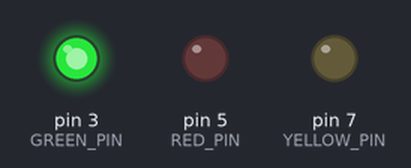
This program was run on a simulated Raspberry Pi (header pin numbers). Shown: output pins drawn as LEDs (lit = HIGH).

Above: at 0.5 s.
At 3.0 s:
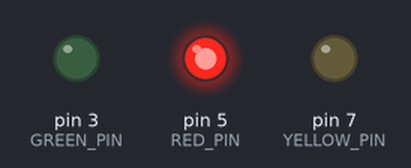
At 5.5 s:
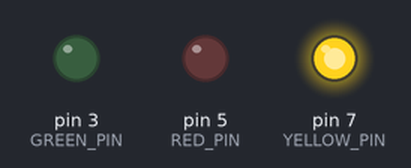
At 6.7 s:
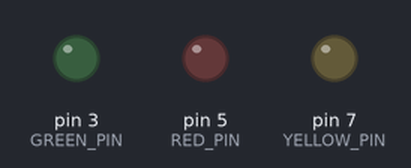
Timing chart, 0 to 9.8 s (numbered marks = the images above):
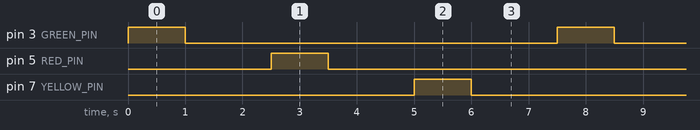

The program:

raspB.py
```python
#author : Kunchala Anil(anilkunchalaece@gmail.com)
#Purpose : for Fiverr Gig
#Date : March 16 2016

import RPi.GPIO as GPIO #import the python Raspberry pi GPIO library
import time #import the python time library
import sys

GPIO.setmode (GPIO.BOARD) # use the Board Numbers as GPIO numbers
GPIO.setwarnings(False) # Off the GPIO Warnings

#assign the pin Numbers to the Leds
GREEN_PIN = 3
RED_PIN = 5
YELLOW_PIN = 7

#delayTime is the delay between On and Off of the Each LED
delayTime = 1
#intervalTime is the interval Between Two Led's
intervalTime = 1.5

while True :
	GPIO.setup(GREEN_PIN,GPIO.OUT)#set the Theree GPIO pins as Output Ports
	GPIO.setup(RED_PIN,GPIO.OUT)
	GPIO.setup(YELLOW_PIN,GPIO.OUT)


	GPIO.output(GREEN_PIN,True)#On the  Green led
	time.sleep(delayTime) #wait for Some time
	GPIO.output(GREEN_PIN,False)#Off the led

	time.sleep(intervalTime)#wait for some time

	GPIO.output(RED_PIN,True)
	time.sleep(delayTime)
	GPIO.output(RED_PIN,False)

	time.sleep(intervalTime)

	GPIO.output(YELLOW_PIN,True)
	time.sleep(delayTime)
	GPIO.output(YELLOW_PIN,False)

	time.sleep(intervalTime)
```

Measured:
- by itself, pin 3 (GREEN_PIN), pin 5 (RED_PIN), pin 7 (YELLOW_PIN): alternates HIGH for 1.0 s and LOW for 6.5 s
- by itself, everything shown: repeats every 7.5 s, in 6 steps
